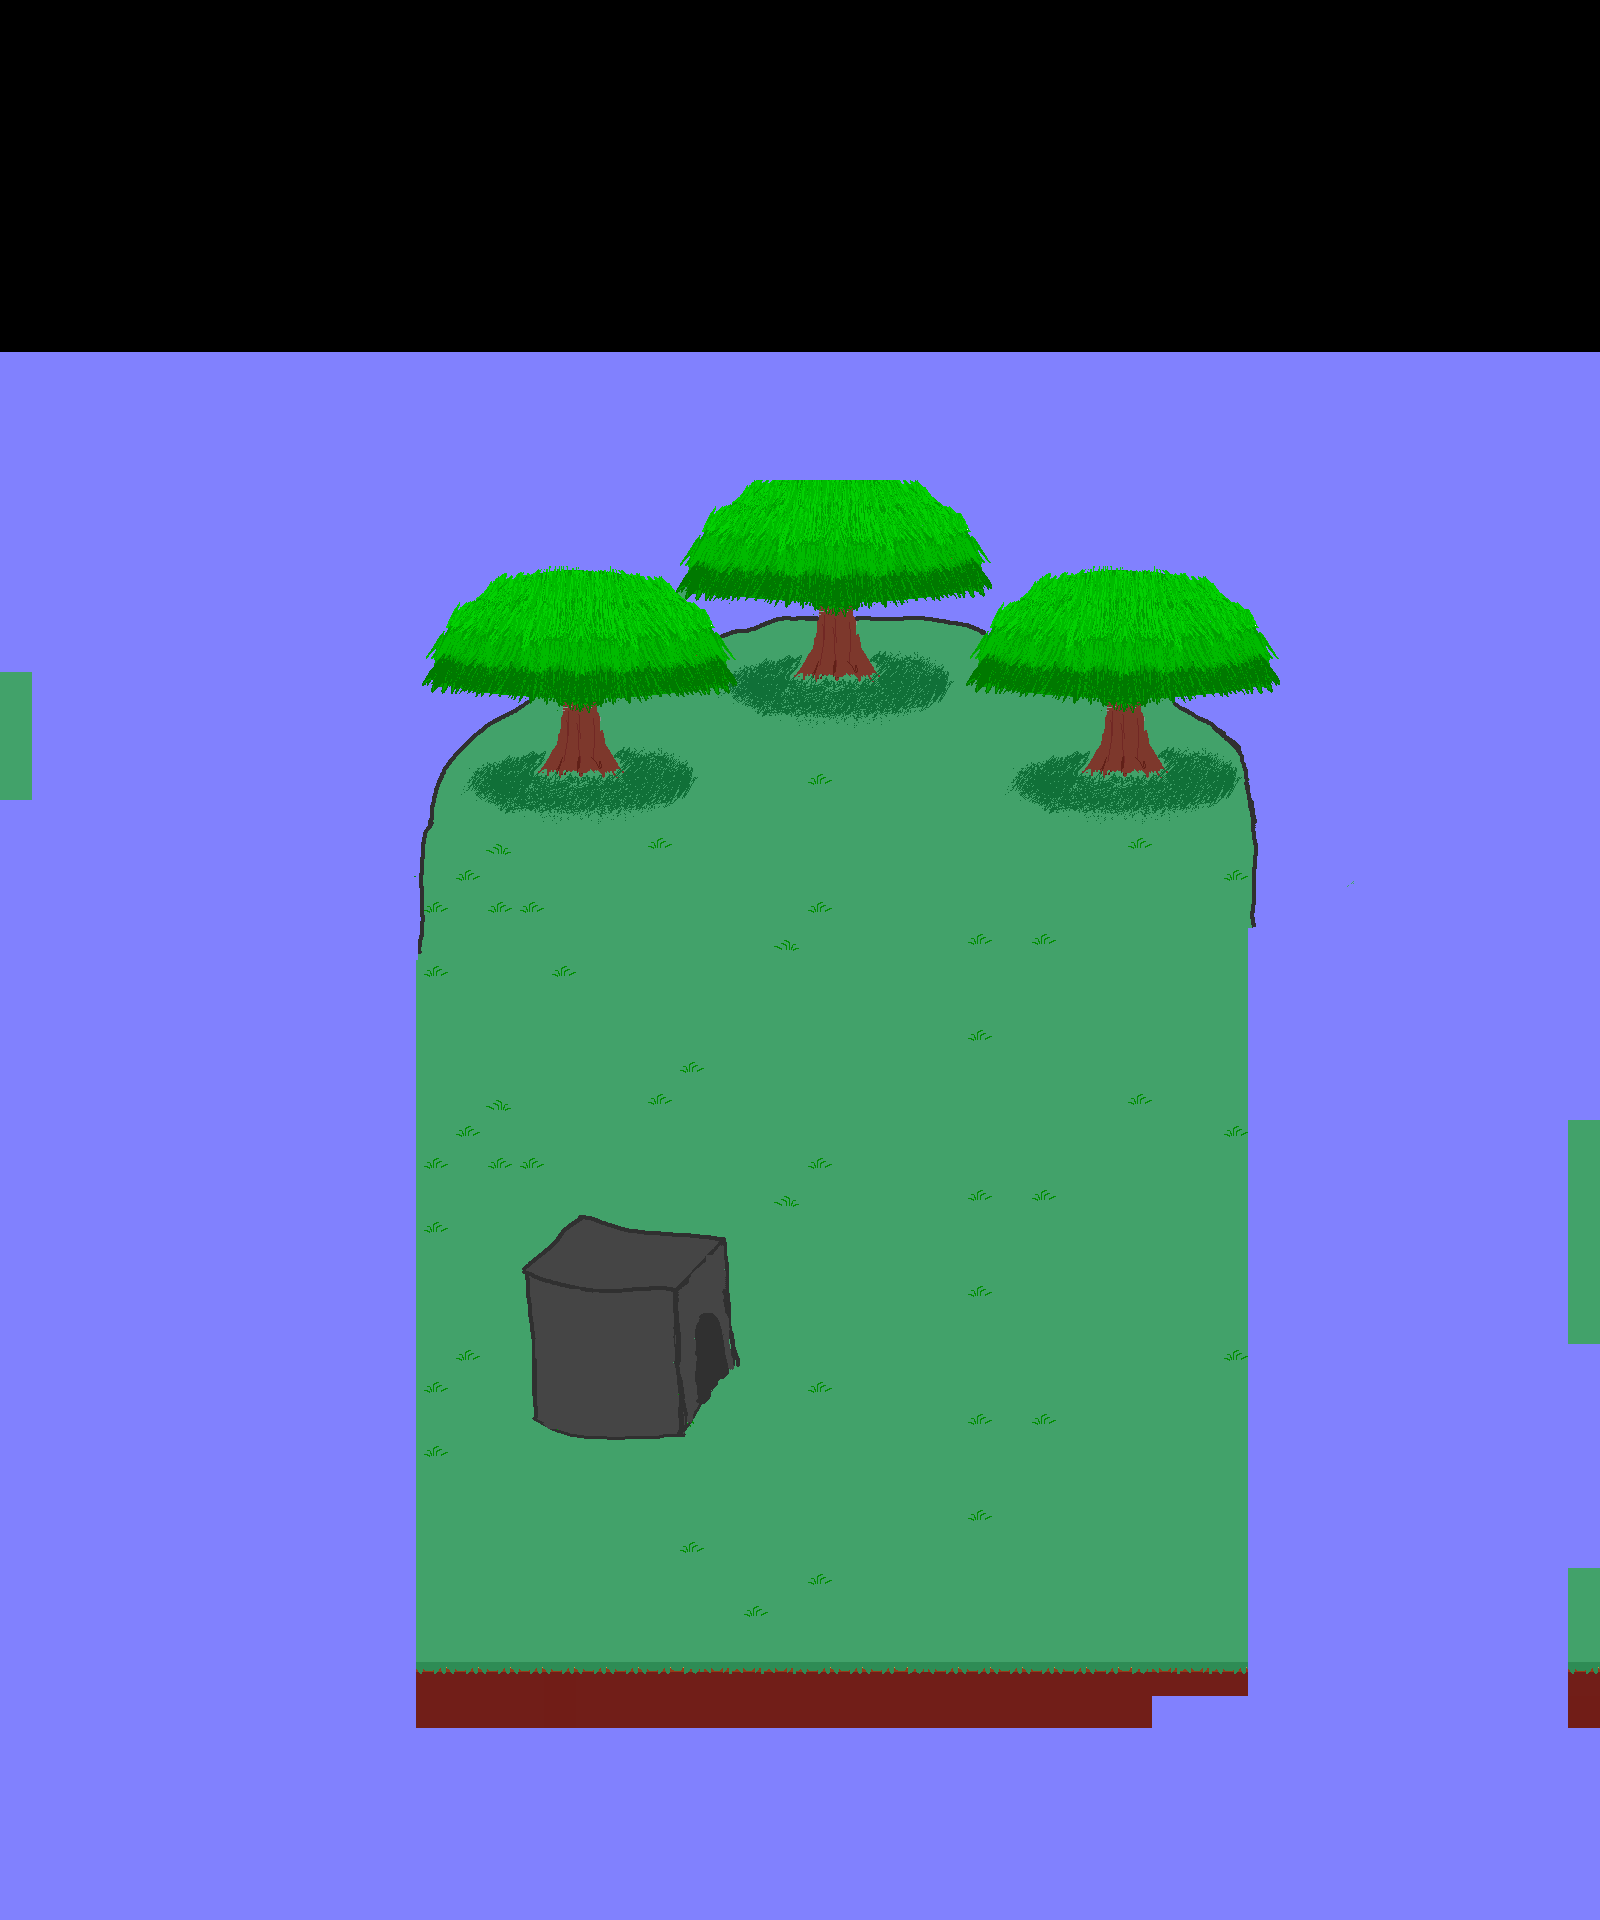

This game map was drawn from its Tiled (.tmx) file and the tilesets committed beside it. A one-line description and the trimmed map source follow:
An orthogonal 50x60 tile map with 32x32 px tiles, 3 tile layers (Tile Layer 2, Tile Layer 1, Tile Layer 3), 6 tilesets and 10 objects (2x character, level Info).

<map version="1.2" tiledversion="1.2.1" orientation="orthogonal" renderorder="right-down" width="50" height="60" tilewidth="32" tileheight="32" infinite="0" nextlayerid="8" nextobjectid="20">
 <tileset firstgid="1" name="grassstage" tilewidth="32" tileheight="32" tilecount="2025" columns="45">
  <image source="grassstage.png" width="1440" height="1440" />
 </tileset>
 <tileset firstgid="2026" name="grassstage2" tilewidth="32" tileheight="32" tilecount="2500" columns="50">
  <image source="grassstage2.png" width="1600" height="1600" />
 </tileset>
 <tileset firstgid="4526" name="playerstart" tilewidth="32" tileheight="32" tilecount="1" columns="1">
  <image source="playerstart.png" width="32" height="32" />
  <tile id="0">
   <properties>
    <property name="orient" value="right" />
    <property name="playerstart" value="" />
   </properties>
  </tile>
 </tileset>
 <tileset firstgid="4527" name="grassstage3" tilewidth="32" tileheight="32" tilecount="1700" columns="50">
  <image source="grassstage3.png" width="1600" height="1088" />
 </tileset>
 <tileset firstgid="6227" source="grassstage4redux.tsx" />
 <tileset firstgid="6927" source="heaven.tsx" />
 <layer id="5" name="Tile Layer 2" width="50" height="60">
  <data>[3000 cells, 124 non-empty, 112 distinct tile ids]</data>
 </layer>
 <layer id="6" name="Tile Layer 1" width="50" height="60">
  <data>[3000 cells, 1699 non-empty, 95 distinct tile ids]</data>
 </layer>
 <layer id="7" name="Tile Layer 3" width="50" height="60">
  <data>[3000 cells, 2450 non-empty, 1049 distinct tile ids]</data>
 </layer>
 <objectgroup id="4" name="Object Layer 1">
  <object id="1" x="1600" y="1504" width="56" height="160">
   <properties>
    <property name="NewArea" value="" />
    <property name="area" value="grassstage3.tmx" />
    <property name="returnarea" value="1" />
   </properties>
  </object>
  <object id="3" x="192" y="1568" width="1376" height="160">
   <properties>
    <property name="NewArea" value="picnicarea.tmx" />
    <property name="area" value="picnicarea.tmx" />
    <property name="returnarea" value="2" />
   </properties>
  </object>
  <object id="5" x="768" y="1376" width="32" height="32">
   <properties>
    <property name="orient" value="up" />
    <property name="playerstart" value="" />
    <property name="startarea" value="1" />
   </properties>
  </object>
  <object id="7" name="level Info" x="184" y="1400" width="24" height="24">
   <properties>
    <property name="areaname" value="After the end?" />
    <property name="levelinfo" value="1" />
   </properties>
  </object>
  <object id="10" x="1536" y="1600" width="32" height="32">
   <properties>
    <property name="image" value="graycloak" />
    <property name="orient" value="left" />
    <property name="playerstart" value="" />
    <property name="startarea" value="2" />
   </properties>
  </object>
  <object id="12" x="0" y="1664" width="1120" height="32">
   <properties>
    <property name="block" value="" />
   </properties>
  </object>
  <object id="16" x="1120" y="1664" width="480" height="32">
   <properties>
    <property name="block" value="" />
   </properties>
  </object>
  <object id="17" name="Gray Cloak" type="character" x="768" y="928" width="32" height="64">
   <properties>
    <property name="SPflag1" value="" />
    <property name="description" value="It's a weird feeling, huh?\You're the one who's left." />
    <property name="image" value="graycloak.gif" />
    <property name="name" value="???" />
    <property name="orient" value="up" />
   </properties>
  </object>
  <object id="18" name="Grey" type="character" x="832" y="768" width="32" height="64">
   <properties>
    <property name="SPflag2" value="" />
    <property name="description" value="I have been with you since the beginning..." />
    <property name="image" value="sprites/grey.gif" />
    <property name="name" value="???" />
    <property name="orient" value="Down" />
   </properties>
  </object>
  <object id="19" x="672" y="1312" width="64" height="96">
   <properties>
    <property name="NewArea" value="picnicarea.tmx" />
    <property name="area" value="picnicarea.tmx" />
    <property name="returnarea" value="2" />
   </properties>
  </object>
 </objectgroup>
</map>
